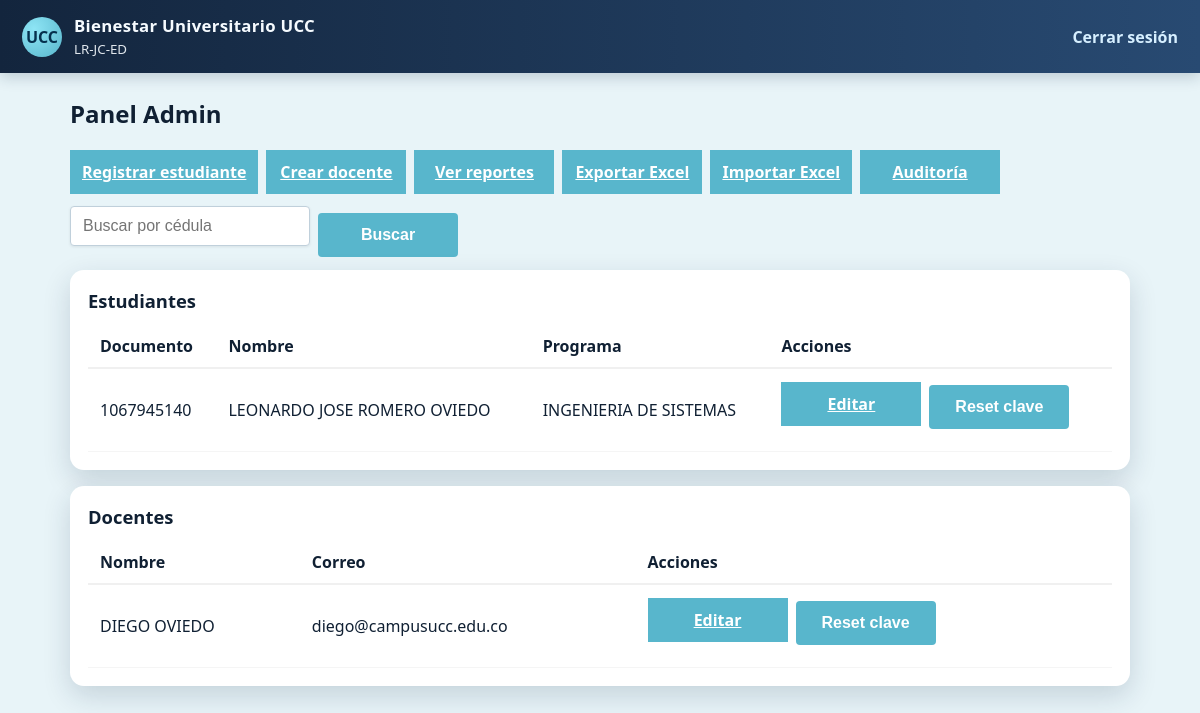
Page /admin (signed in) on the earlier database version.
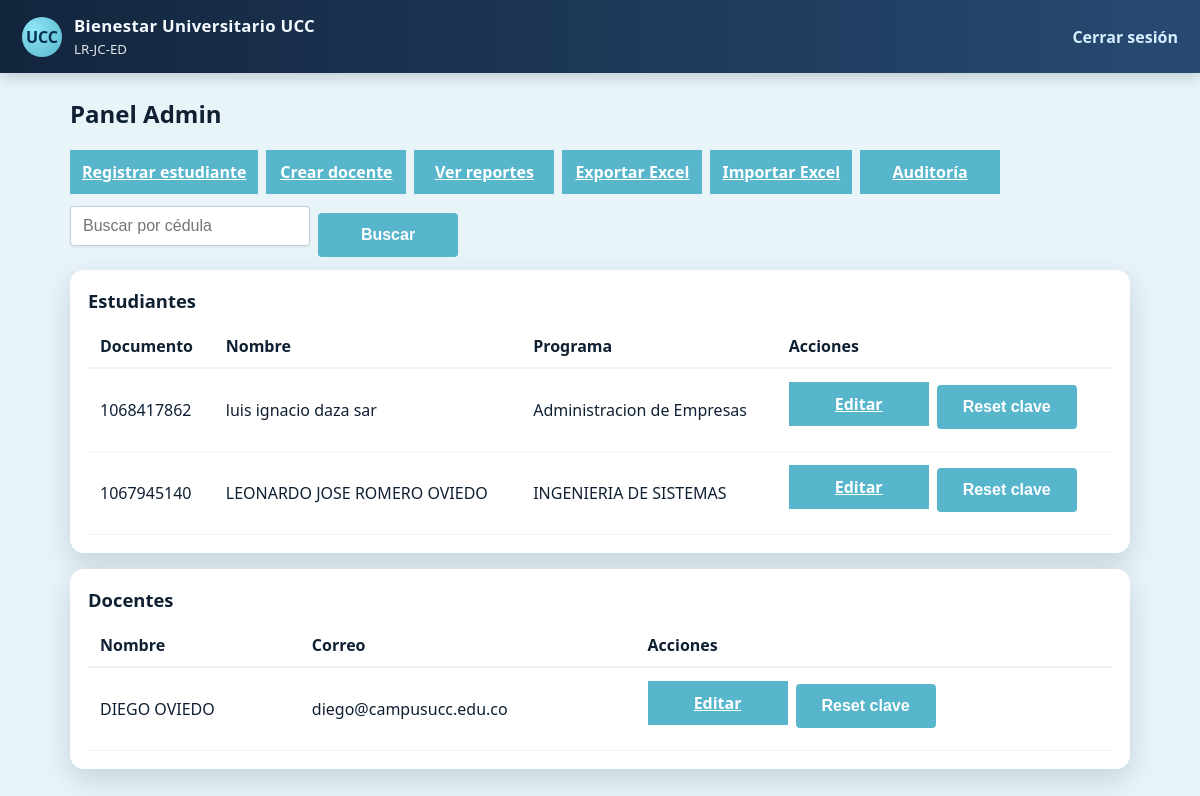
Same page on the later database version.
### models.py (models this page shows, shortened)
class Student(db.Model):
    __tablename__ = 'students'
    id = db.Column(db.Integer, primary_key=True)
    tipo_documento = db.Column(db.String(10), nullable=False)
    numero_documento = db.Column(db.String(50), unique=True, nullable=False)
    primer_nombre = db.Column(db.String(80), nullable=False)
    segundo_nombre = db.Column(db.String(80))
    primer_apellido = db.Column(db.String(80), nullable=False)
    segundo_apellido = db.Column(db.String(80))
    correo_institucional = db.Column(db.String(120))
    correo_personal = db.Column(db.String(120))
    celular = db.Column(db.String(40))
    direccion = db.Column(db.String(200))
    programa = db.Column(db.String(120))

class User(UserMixin, db.Model):
    __tablename__ = 'users'
    id = db.Column(db.Integer, primary_key=True)
    nombre = db.Column(db.String(120), nullable=False)
    apellido = db.Column(db.String(120))
    cedula = db.Column(db.String(50), unique=True)
    celular = db.Column(db.String(40))
    correo_personal = db.Column(db.String(120))
    correo = db.Column(db.String(120), unique=True, nullable=False)
    password_hash = db.Column(db.String(128), nullable=False)
    rol = db.Column(db.String(30), nullable=False)
    area = db.Column(db.String(80))

### app.py (the view)
@app.route('/admin')
@login_required
def admin_dashboard():
    if current_user.rol != 'admin':
        flash('Acceso denegado', 'danger')
        return redirect(url_for('index'))
    cedula_query = (request.args.get('cedula') or '').strip()
    students_query = Student.query
    if cedula_query:
        students_query = students_query.filter(Student.numero_documento.contains(cedula_query))
    students = students_query.order_by(Student.id.desc()).all()
    docentes = User.query.filter_by(rol='docente').order_by(User.id.desc()).all()
    return render_template('admin_dashboard.html', students=students, docentes=docentes, cedula_query=cedula_query)

### app.py (called while the page is built, shortened)
@login_manager.user_loader
def load_user(user_id):
    try:
        return db.session.get(User, int(user_id))
    except Exception:
        return None

def get_csrf_token():
    token = session.get('_csrf_token')
    if not token:
        token = secrets.token_urlsafe(32)
        session['_csrf_token'] = token
    return token

@app.context_processor
def inject_csrf_token():
    return {'csrf_token': get_csrf_token}

@app.before_request
def protect_from_csrf():
    if not app.config.get('SECURITY_HARDENING_ENABLED', False):
        return None

@app.after_request
def set_security_headers(response):
    if not app.config.get('SECURITY_HARDENING_ENABLED', False):
        return response

@app.before_request
def enforce_session_inactivity_timeout():
    if not app.config.get('SECURITY_HARDENING_ENABLED', False):
        return None

@app.before_request
def force_student_password_change():
    if not getattr(current_user, 'is_authenticated', False):
        return None
    if not session.get('force_password_change'):
        return None
    allowed_endpoints = {'change_password', 'logout', 'static'}
    if request.endpoint in allowed_endpoints:
        return None
    return redirect(url_for('change_password'))

### templates/admin_dashboard.html (shortened to what this page needs)
{% extends 'base.html' %}
{% block content %}
  <h2>Panel Admin</h2>
  <div class="actions-row">
    <a class="btn" href="{{ url_for('register_student') }}">Registrar estudiante</a>
    <a class="btn" href="{{ url_for('register_docente') }}">Crear docente</a>
    <a class="btn" href="{{ url_for('admin_reports') }}">Ver reportes</a>
    <a class="btn" href="{{ url_for('export_students') }}">Exportar Excel</a>
    <a class="btn" href="{{ url_for('import_students') }}">Importar Excel</a>
    <a class="btn" href="{{ url_for('admin_audit_logs') }}">Auditoría</a>
  </div>
  <form method="get" class="actions-row">
    <input class="admin-search-input" type="text" name="cedula" placeholder="Buscar por cédula" value="{{ cedula_query or '' }}">
    <button class="btn" type="submit">Buscar</button>
  </form>
  <div class="card">
    <div class="card-header">
      <h3>Estudiantes</h3>
    </div>
    <table class="dashboard-table">
      <thead>
        <tr><th>Documento</th><th>Nombre</th><th>Programa</th><th>Acciones</th></tr>
      </thead>
      <tbody>
      {% for s in students %}
        <tr>
          <td data-label="Documento">{{ s.numero_documento }}</td>
          <td data-label="Nombre">{{ s.primer_nombre }} {% if s.segundo_nombre %}{{ s.segundo_nombre }}{% endif %} {{ s.primer_apellido }} {% if s.segundo_apellido %}{{ s.segundo_apellido }}{% endif %}</td>
          <td data-label="Programa">{{ s.programa or '-' }}</td>
          <td data-label="Acciones">
            <div class="actions-row">
              <a class="btn" href="{{ url_for('edit_student', student_id=s.id) }}">Editar</a>
              <form method="post" action="{{ url_for('reset_student_password', student_id=s.id) }}" onsubmit="return confirm('¿Resetear contraseña a los últimos 4 dígitos del documento?');">
                <button class="btn" type="submit">Reset clave</button>
              </form>
            </div>
          </td>
        </tr>
      {% else %}
        <tr class="empty-row"><td colspan="4">No hay estudiantes</td></tr>
      {% endfor %}
      </tbody>
    </table>
  </div>
  <div class="card" style="margin-top: 16px;">
    <div class="card-header">
      <h3>Docentes</h3>
    </div>
    <table class="dashboard-table">
      <thead>
        <tr><th>Nombre</th><th>Correo</th><th>Acciones</th></tr>
      </thead>
      <tbody>
      {% for d in docentes %}
        <tr>
          <td data-label="Nombre">{{ d.nombre }} {% if d.apellido %}{{ d.apellido }}{% endif %}</td>
          <td data-label="Correo">{{ d.correo }}</td>
          <td data-label="Acciones">
            <div class="actions-row">
              <a class="btn" href="{{ url_for('edit_docente', docente_id=d.id) }}">Editar</a>
              <form method="post" action="{{ url_for('reset_docente_password', docente_id=d.id) }}" onsubmit="return confirm('¿Resetear contraseña del docente a los últimos 4 dígitos de la cédula?');">
                <button class="btn" type="submit">Reset clave</button>
              </form>
            </div>
          </td>
        </tr>
      {% else %}
        <tr class="empty-row"><td colspan="3">No hay docentes</td></tr>
      {% endfor %}
      </tbody>
    </table>
  </div>
{% endblock %}

### templates/base.html (shortened to what this page needs)
<!doctype html>
<html lang="es">
  <head>
    <link rel="stylesheet" href="{{ url_for('static', filename='styles.css') }}">
  </head>
  <body class="{% if request.endpoint == 'login' %}login-page{% endif %}{% if current_user.is_authenticated %} has-bg user-{{ current_user.rol }}{% endif %}">
    <header class="topbar">
      <div class="brand">
        <div class="brand-badge">UCC</div>
        <div>
          <h1>Bienestar Universitario UCC</h1>
          <small>LR-JC-ED</small>
        </div>
      </div>
      <div class="actions">
        {% if current_user.is_authenticated %}
          <a href="{{ url_for('logout') }}">Cerrar sesión</a>
        {% endif %}
      </div>
    </header>
    <main class="container {% if request.endpoint == 'login' %}login-wrap{% endif %}">
      {% block content %}{% endblock %}
    </main>
  </body>
</html>

### static/styles.css (style rules this page uses)
:root { --ucc-azul-900: #13253d; --ucc-azul-800: #1a324f; --ucc-azul-700: #284a72; --ucc-azul-500: #2f7fc1; --ucc-cyan-400: #58b6cc; --campus-btn: #58b6cc; --campus-btn-hover: #6ec4d8; --text-100: #f6fbff; --text-900: #102033; --bg-soft: #f3f7fb; --ok: #1f8a43; --warn: #ad7300; --bad: #b43838; --card-shadow: 0 10px 28px rgba(15, 39, 66, 0.16); }
* { box-sizing: border-box; }
body { margin: 0; font-family: "Segoe UI", Tahoma, Geneva, Verdana, sans-serif; background-color: #e8f4f8; color: var(--text-900); }
body::before { content: ""; position: fixed; inset: 0; background: none; z-index: 0; pointer-events: none; }
.topbar, .container, main, .card { position: relative; z-index: 1; }
.topbar { background: linear-gradient(90deg, var(--ucc-azul-900), var(--ucc-azul-700)); color: var(--text-100); padding: 14px 22px; display: flex; justify-content: space-between; align-items: center; box-shadow: 0 4px 14px rgba(15, 39, 66, 0.2); }
.brand { display: flex; gap: 12px; align-items: center; }
.brand-badge { width: 40px; height: 40px; border-radius: 50%; background: radial-gradient(circle at 30% 30%, #8ee5f5, var(--ucc-cyan-400)); color: #05304d; font-weight: 700; display: flex; align-items: center; justify-content: center; }
.brand h1 { margin: 0; font-size: 1.05rem; letter-spacing: 0.3px; }
.brand small { opacity: 0.9; }
.actions a { color: #d6efff; text-decoration: none; font-weight: 600; }
.container { max-width: 1100px; margin: 24px auto; padding: 0 20px 24px; }
.card { background: white; border-radius: 14px; box-shadow: var(--card-shadow); padding: 18px; }
.card-header { display: flex; align-items: center; justify-content: space-between; gap: 12px; margin-bottom: 12px; }
.card-header h3 { margin: 0; font-size: 1.15rem; }
.dashboard-table { width: 100%; border-collapse: collapse; }
.dashboard-table thead th { text-align: left; padding: 10px 12px; border-bottom: 2px solid rgba(0,0,0,0.06); }
.dashboard-table tbody td { padding: 10px 12px; border-bottom: 1px solid rgba(0,0,0,0.04); }
.actions-row { display:flex; gap:8px; flex-wrap:wrap; align-items:center; margin-bottom:12px; }
.actions-row .btn { padding:8px 12px; }
.actions-row form { display:inline-flex; align-items:center; margin:0; }
.admin-search-input { border: 1px solid var(--ucc-azul-500); padding: 8px 10px; min-width: 240px; }
.btn { border: 0; border-radius: 0; padding: 0 18px; min-width: 140px; height: 44px; display: inline-flex; align-items: center; justify-content: center; font-weight: 700; background: var(--campus-btn); color: #ffffff; cursor: pointer; text-align: center; }
button, .btn { padding: 0 18px; font-size: 1rem; min-width: 140px; height: 44px; display: inline-flex; align-items: center; justify-content: center; }
.container h2, .container h3 { color: var(--text-900); font-weight: 700; margin-top: 0; }
.container input[type="text"], .container input[type="password"], .container input[type="number"], .container input[type="date"], .container textarea, .container select { width: auto; padding: 10px 12px; margin-bottom: 12px; border: 1px solid #c0d0db; border-radius: 4px; font-size: 1rem; background: #ffffff; color: var(--text-900); box-shadow: 0 1px 3px rgba(0, 0, 0, 0.08); }
.container form { max-width: 600px; }
.container button[type="submit"] { background: var(--campus-btn); color: white; border: none; padding: 12px 24px; border-radius: 4px; font-weight: 600; cursor: pointer; font-size: 1rem; margin-top: 6px; }

Differences in the rows shown:
added Student: numero_documento "1068417862", primer_nombre "luis", segundo_nombre "ignacio", primer_apellido "daza", segundo_apellido "sar", programa "Administracion de Empresas"
